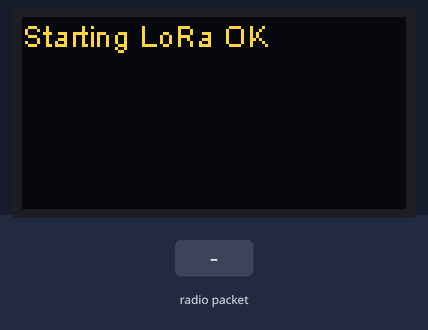
The sketch below on a simulated ESP32. On the bench: 128×64 one-colour display. The test bench sets the inputs (shaded band). The OLED is the two-colour kind (top 16 rows yellow); no radio packets arrive unless stated; what the sketch prints to the serial monitor is not drawn.

Above: at 2.2 s.
2.3 s: radio packet "1" arrives
At 3.3 s:
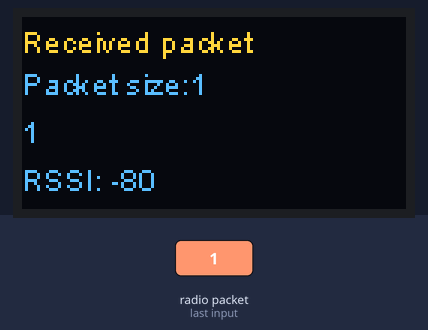
3.8 s: radio packet "0" arrives
At 4.4 s:
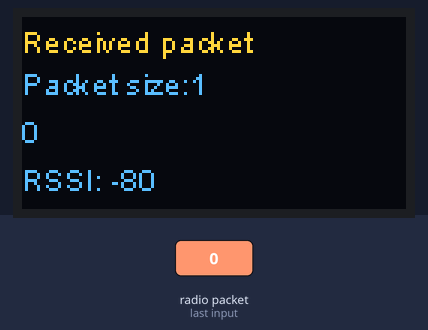
5.3 s: radio packet "2" arrives
Timing chart, 0 to 8.3 s (numbered marks = the images above; inputs shaded):
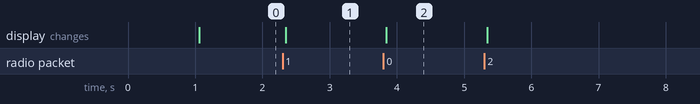

Measured:
- after the input at 2.3 s, the display: changes at once (image 1)
- after the input at 3.8 s, the display: changes at once (image 2)

The sketch:

esp32.mini.lora.receiver.201228.ino
```cpp
//Attention low upload speed- 460800

#include <LoRa.h>
#include <Wire.h>               // Only needed for Arduino 1.6.5 and earlier
#include "SSD1306Wire.h"        // legacy: #include "SSD1306.h"

// Initialize the OLED display using Arduino Wire:
SSD1306Wire display(0x3c, 12, 14);   // ADDRESS, SDA, SCL

String receivedText;
String receivedRssi;
// with LoRa modem RFM95 and green RFM board - int and RST to solder

#define SS       5 // 26     // D0 - to NSS
#define RST     15  //16     // D4  - RST
#define DI0     26      // D8 - INTR

#define SCK     18      // D5 - CLK
#define MISO    19      // D6 - MISO
#define MOSI    23      // D7 - MOSI
#define BAND    434E6

int sf=7;
long sbw=125E3;

char dbuff[24];

void setup() {
  Serial.begin(9600);
  SPI.begin(SCK, MISO, MOSI, SS);  // SCK, MISO, MOSI, SS
  LoRa.setPins(SS, RST, DI0);

  Serial.begin(9600);
  delay(1000);
  Serial.println();Serial.println();
  Serial.println("Starting LoRa Receiver");
  // Initialising the UI will init the display too.
  display.init();
  display.flipScreenVertically();
  display.setFont(ArialMT_Plain_10);

   display.setTextAlignment(TEXT_ALIGN_LEFT);
    display.setFont(ArialMT_Plain_10);
    display.drawString(0, 0, "Hello LoRa");
    display.setFont(ArialMT_Plain_16);
    display.drawString(0, 16, "LoRa receiver");
    display.setFont(ArialMT_Plain_24);
    display.drawString(0, 32, "Hello LoRa");
    display.display();

  if (!LoRa.begin(BAND)) {
    Serial.println("Starting LoRa failed!");
    display.clear();
    display.setFont(ArialMT_Plain_10);
    display.drawString(0, 0, "Starting LoRa failed");
    display.display();
    while (1);
  }
  else
   {
   Serial.println("Starting LoRa ok!");
   display.clear();
   display.setFont(ArialMT_Plain_10);
   display.drawString(0, 0, "Starting LoRa OK");
   display.display();
   LoRa.setSpreadingFactor(sf);
   LoRa.setSignalBandwidth(sbw);
   }
}

void loop() {
char buff[32];
char currentid[64];
char receivedText[64]; int i=0;
  // try to parse packet
  int packetSize = LoRa.parsePacket();
  if (packetSize) {
    // received a packet
    display.clear(); memset(receivedText,0x00,64);
    Serial.print("Received packet '");
    display.drawString(0, 2, "Received packet");
    sprintf(buff,"Packet size:%d",packetSize);
    display.drawString(0, 16, buff);
    display.display();
    // read packet
    while (LoRa.available()) {
      receivedText[i] = (char)LoRa.read();i++;
      //receivedText.toCharArray(currentid, 64);
    }
    Serial.print(receivedText);
    if(packetSize<24)
      {
      display.drawString(0, 32, receivedText);
      display.display();
      }

    // print RSSI of packet
    Serial.print("' with RSSI ");
    Serial.println(LoRa.packetRssi());
    receivedRssi = LoRa.packetRssi();
    char currentrs[64];
    receivedRssi.toCharArray(currentrs, 64);
    sprintf(buff,"RSSI: %s",currentrs);
    display.drawString(0, 48, buff);
     display.display();
  }

}
```
